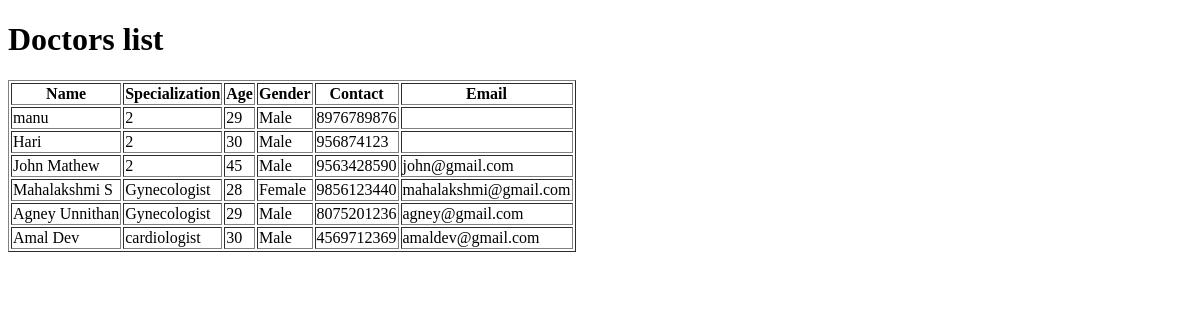
Page /view_doc (signed in) on the earlier database version.
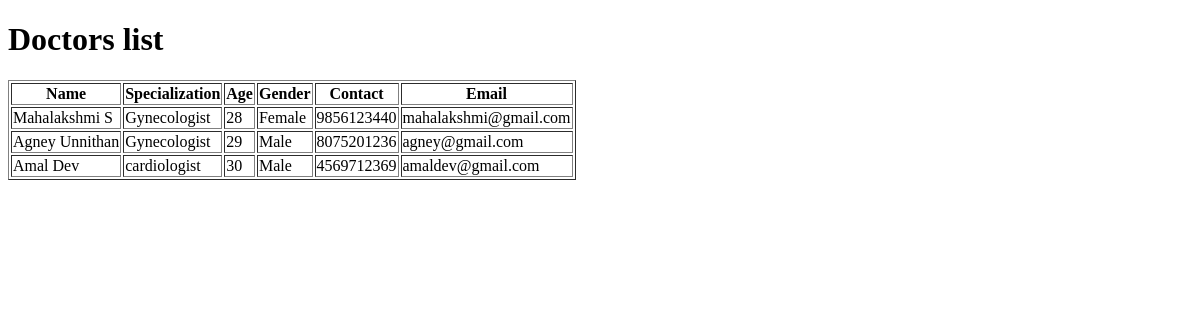
Same page on the later database version.
### medico/models.py (models this page shows)
class Doctor(models.Model):
    doctor_name = models.CharField(max_length=50)
    contact = models.CharField(max_length=15)
    specialization = models.CharField(max_length=25)
    gender = models.CharField(max_length=15)
    age = models.CharField(max_length=3)
    hospital_id = models.ForeignKey(Hospital, on_delete=models.CASCADE, null=True, blank=True, related_name='hospital_id')
    login_id = models.ForeignKey(Login, on_delete=models.CASCADE, null=True, blank=True, related_name='login_id')

class Login(models.Model):
    email = models.EmailField(unique=True)
    password = models.CharField(max_length=20)
    user_type = models.CharField(max_length=20)

### medico/views.py (the view)
# urls.py: path('view_doc',views.ViewDoctor,name='ViewDoctor'),
def ViewDoctor(request):           #  for viewing doctors list
    session_id=request.session['hospital_id']
    a=get_object_or_404(Hospital,login_id=session_id)
    doctors=Doctor.objects.filter(hospital_id=a)
    return render(request,'doclist.html',{'doctors':doctors})

### medico/templates/doclist.html (shortened to what this page needs)
<!DOCTYPE html>
<html lang="en">
<head>
</head>
<body>
    <h1>Doctors list</h1>
    <table border="1">
        <tr>
            <th>Name</th>
            <th>Specialization</th>
            <th>Age</th>
            <th>Gender</th>
            <th>Contact</th>
            <th>Email</th>
        </tr>
        {% for doctor in doctors %}
        <tr>
            <td>{{doctor.doctor_name}}</td>
            <td>{{doctor.specialization}}</td>
            <td>{{doctor.age}}</td>
            <td>{{doctor.gender}}</td>
            <td>{{doctor.contact}}</td>
            <td>{{doctor.login_id.email}}</td>
        </tr>
        {% endfor %}
    </table>
</body>
</html>

Differences in the rows shown:
removed Doctor: doctor_name "manu", specialization "2", age "29", gender "Male", contact "8976789876"
removed Doctor: doctor_name "Hari", specialization "2", age "30", gender "Male", contact "956874123"
removed Doctor: doctor_name "John Mathew", specialization "2", age "45", gender "Male", contact "9563428590", login_id.email "john@gmail.com"
